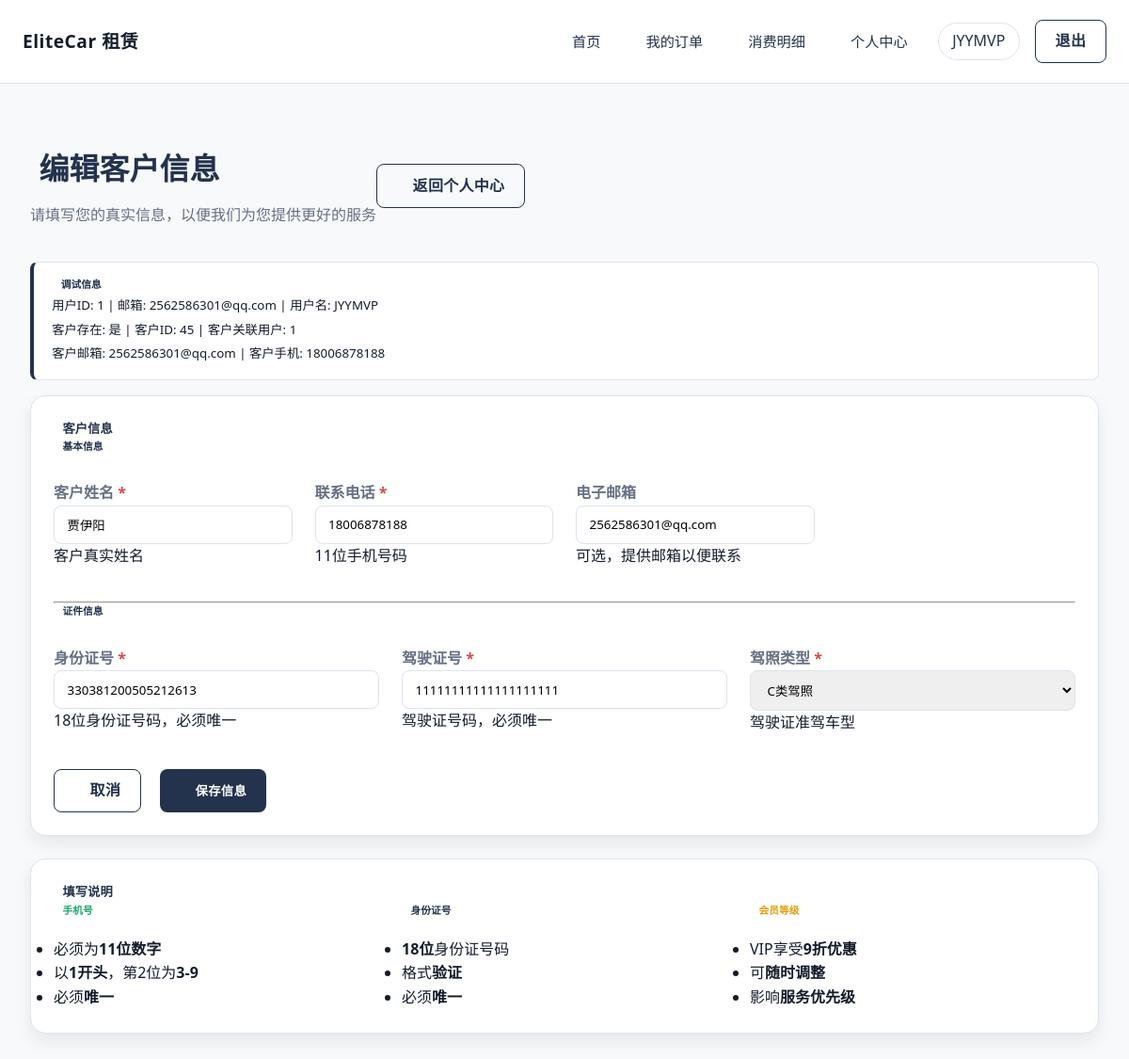
The app's page /accounts/customer-info/ (signed in) with its own data.
### customers/models.py (models this page shows, shortened)
class Customer(models.Model):
    MEMBER_LEVEL_CHOICES = [
        ('NORMAL', '普通会员'),
        ('VIP', 'VIP会员'),
    ]
    user = models.OneToOneField(
        User,
        on_delete=models.SET_NULL,
        related_name='customer_profile',
        blank=True,
        null=True,
        verbose_name='关联用户',
        help_text='关联的用户账号'
    )
    name = models.CharField(
        '姓名',
        max_length=100,
        help_text='客户姓名'
    )
    phone = models.CharField(
        '联系电话',
        max_length=20,
        validators=[
            RegexValidator(
                regex=r'^1[3-9]\d{9}$',
                message='请输入有效的手机号码'
            )
        ],
        help_text='11位手机号码'
    )
    email = models.EmailField(
        '邮箱',
        blank=True,
        null=True,
        help_text='电子邮箱地址'
    )
    id_card = models.CharField(
        '身份证号',
        max_length=18,
        unique=True,
        validators=[
            RegexValidator(
                regex=r'^[1-9]\d{5}(18|19|20)\d{2}((0[1-9])|(1[0-2]))(([0-2][1-9])|10|20|30|31)\d{3}[0-9Xx]$',
                message='请输入有效的身份证号码'
            )
        ],
        help_text='18位身份证号码'
    )
    license_number = models.CharField(
        '驾照号',
        max_length=20,
        unique=True,
        help_text='驾驶证号码'
    )
    license_type = models.CharField(
        '驾照类型',
        max_length=10,
        choices=[
            ('A', 'A类驾照'),
            ('B', 'B类驾照'),
            ('C', 'C类驾照'),
        ],
        default='C',
        help_text='驾驶证类型'
    )
    member_level = models.CharField(
        '会员等级',
        max_length=20,
        choices=MEMBER_LEVEL_CHOICES,
        default='NORMAL',
        help_text='客户会员等级'
    )
    created_at = models.DateTimeField(
        '创建时间',
        auto_now_add=True
    )
    updated_at = models.DateTimeField(
        '更新时间',
        auto_now=True
    )
    class Meta:
        db_table = 'customers'
        verbose_name = '客户'
        verbose_name_plural = '客户'
        ordering = ['-created_at']
        indexes = [
            models.Index(fields=['id_card']),
            models.Index(fields=['license_number']),
            models.Index(fields=['phone']),
            models.Index(fields=['member_level']),
        ]

### accounts/views.py (the view)
# urls.py: path('customer-info/', views.customer_info_view, name='customer_info'),
@login_required
@require_http_methods(["GET", "POST"])
def customer_info_view(request):
    user = request.user
    customer = get_customer_for_user(user)
    if request.method == 'POST':
        from customers.forms import CustomerForm
        form = CustomerForm(request.POST, instance=customer)
        if 'member_level' in form.fields:
            form.fields['member_level'].widget = forms.HiddenInput()
        if form.is_valid():
            try:
                with transaction.atomic():
                    customer = form.save(commit=False)
                    customer.user = user
                    if not customer.email and user.email:
                        customer.email = user.email
                    if not customer.member_level:
                        customer.member_level = 'NORMAL'
                    customer.save()
                    customer.refresh_from_db()
                    saved_customer = Customer.objects.filter(user=user).first()
                    if saved_customer and saved_customer.user == user:
                        messages.success(request, '客户信息保存成功！现在可以开始租车了。')
                        return redirect('accounts:profile')
                    else:
                        debug_info = f"用户ID: {user.id}, 客户ID: {customer.id if customer else 'None'}, 客户用户: {customer.user.id if customer and customer.user else 'None'}"
                        messages.error(request, f'客户信息保存失败。调试信息: {debug_info}')
            except Exception as e:
                import traceback
                error_detail = traceback.format_exc()
                print(f"保存客户信息错误详情: {error_detail}")
                messages.error(request, f'保存客户信息时出错：{str(e)}')
    else:
        from customers.forms import CustomerForm
        form = CustomerForm(instance=customer)
        if 'member_level' in form.fields:
            form.fields['member_level'].widget = forms.HiddenInput()
            form.fields['member_level'].initial = 'NORMAL'
        if not customer and user.email:
            form.fields['email'].initial = user.email
    debug_info = {
        'user_id': user.id,
        'user_email': user.email,
        'user_username': user.username,
        'customer_exists': customer is not None,
        'customer_id': customer.id if customer else None,
        'customer_user': customer.user.id if customer and customer.user else None,
        'customer_email': customer.email if customer else None,
        'customer_phone': customer.phone if customer else None,
    }
    context = {
        'form': form,
        'customer': customer,
        'title': '完善客户信息' if not customer else '编辑客户信息',
        'debug_info': debug_info,  # 调试信息
    }
    return render(request, 'accounts/customer_info.html', context)

### templates/accounts/customer_info.html (shortened to what this page needs)
{% extends "base_user.html" %}
{% load static %}
{% block content %}
<div class="profile-fullscreen">
    <div class="d-flex justify-content-between align-items-center mb-4">
        <div>
            <h1 class="mb-1">
                {{ title }}
            </h1>
            <p class="text-muted mb-0">请填写您的真实信息，以便我们为您提供更好的服务</p>
        </div>
        {% if customer %}
            <a href="{% url 'accounts:profile' %}" class="btn btn-outline-secondary">
                返回个人中心
            </a>
        {% endif %}
    </div>
    {% if debug_info %}
    <div class="alert alert-info mb-3">
        <h6>调试信息</h6>
        <small>
            用户ID: {{ debug_info.user_id }} |
            邮箱: {{ debug_info.user_email|default:"无" }} |
            用户名: {{ debug_info.user_username }}<br>
            客户存在: {{ debug_info.customer_exists|yesno:"是,否" }} |
            客户ID: {{ debug_info.customer_id|default:"无" }} |
            客户关联用户: {{ debug_info.customer_user|default:"无" }}<br>
            客户邮箱: {{ debug_info.customer_email|default:"无" }} |
            客户手机: {{ debug_info.customer_phone|default:"无" }}
        </small>
    </div>
    {% endif %}
    <div class="row">
        <div class="col-12">
            <div class="card shadow">
                <div class="card-header bg-primary text-white">
                    <h5 class="mb-0">
                        客户信息
                    </h5>
                </div>
                <div class="card-body p-4">
                    <form method="post" novalidate>
                        <div class="mb-4">
                            <h6 class="text-primary fw-bold mb-3">
                                基本信息
                            </h6>
                            <div class="row g-3">
                                <div class="col-md-6">
                                    <label for="{{ form.name.id_for_label }}" class="form-label fw-semibold">
                                        {{ form.name.label }} <span class="text-danger">*</span>
                                    </label>
                                    {{ form.name }}
                                    {% if form.name.help_text %}
                                        <div class="form-text">{{ form.name.help_text }}</div>
                                    {% endif %}
                                </div>
                                <div class="col-md-6">
                                    <label for="{{ form.phone.id_for_label }}" class="form-label fw-semibold">
                                        {{ form.phone.label }} <span class="text-danger">*</span>
                                    </label>
                                    {{ form.phone }}
                                    {% if form.phone.help_text %}
                                        <div class="form-text">{{ form.phone.help_text }}</div>
                                    {% endif %}
                                </div>
                                <div class="col-md-6">
                                    <label for="{{ form.email.id_for_label }}" class="form-label fw-semibold">
                                        {{ form.email.label }}
                                    </label>
                                    {{ form.email }}
                                    {% if form.email.help_text %}
                                        <div class="form-text">{{ form.email.help_text }}</div>
                                    {% endif %}
                                </div>
                                {% if form.member_level %}
                                    <div class="col-md-6">
                                    </div>
                                {% endif %}
                            </div>
                        </div>
                        <hr class="my-4">
                        <div class="mb-4">
                            <h6 class="text-primary fw-bold mb-3">
                                证件信息
                            </h6>
                            <div class="row g-3">
                                <div class="col-md-4">
                                    <label for="{{ form.id_card.id_for_label }}" class="form-label fw-semibold">
                                        {{ form.id_card.label }} <span class="text-danger">*</span>
                                    </label>
                                    {{ form.id_card }}
                                    {% if form.id_card.help_text %}
                                        <div class="form-text">{{ form.id_card.help_text }}</div>
                                    {% endif %}
                                </div>
                                <div class="col-md-4">
                                    <label for="{{ form.license_number.id_for_label }}" class="form-label fw-semibold">
                                        {{ form.license_number.label }} <span class="text-danger">*</span>
                                    </label>
                                    {{ form.license_number }}
                                    {% if form.license_number.help_text %}
                                        <div class="form-text">{{ form.license_number.help_text }}</div>
                                    {% endif %}
                                </div>
                                <div class="col-md-4">
                                    <label for="{{ form.license_type.id_for_label }}" class="form-label fw-semibold">
                                        {{ form.license_type.label }} <span class="text-danger">*</span>
                                    </label>
                                    {{ form.license_type }}
                                    {% if form.license_type.help_text %}
                                        <div class="form-text">{{ form.license_type.help_text }}</div>
                                    {% endif %}
                                </div>
                            </div>
                        </div>
                        <div class="d-flex justify-content-end gap-3 mt-4 pt-3 border-top">
                            <a href="{% url 'accounts:profile' %}" class="btn btn-outline-secondary px-4">
                                取消
                            </a>
                            <button type="submit" class="btn btn-primary px-5">
                                保存信息
                            </button>
                        </div>
                    </form>
                </div>
            </div>
            <div class="card shadow mt-4">
                <div class="card-header bg-info text-white">
                    <h5 class="mb-0">
                        填写说明
                    </h5>
                </div>
                <div class="card-body">
                    <div class="row g-3">
                        <div class="col-md-4">
                            <div class="p-3 rounded bg-light border-start border-success border-4">
                                <h6 class="fw-bold text-success mb-2">
                                    手机号
                                </h6>
                                <ul class="small mb-0 ps-3">
                                    <li>必须为<strong>11位数字</strong></li>
                                    <li>以<strong>1开头</strong>，第2位为<strong>3-9</strong></li>
                                    <li>必须<strong>唯一</strong></li>
                                </ul>
                            </div>
                        </div>
                        <div class="col-md-4">
                            <div class="p-3 rounded bg-light border-start border-primary border-4">
                                <h6 class="fw-bold text-primary mb-2">
                                    身份证号
                                </h6>
                                <ul class="small mb-0 ps-3">
                                    <li><strong>18位</strong>身份证号码</li>
                                    <li>格式<strong>验证</strong></li>
                                    <li>必须<strong>唯一</strong></li>
                                </ul>
                            </div>
                        </div>
                        <div class="col-md-4">
                            <div class="p-3 rounded bg-light border-start border-warning border-4">
                                <h6 class="fw-bold text-warning mb-2">
                                    会员等级
                                </h6>
                                <ul class="small mb-0 ps-3">
                                    <li>VIP享受<strong>9折优惠</strong></li>
                                    <li>可<strong>随时调整</strong></li>
                                    <li>影响<strong>服务优先级</strong></li>
                                </ul>
                            </div>
                        </div>
                    </div>
                </div>
            </div>
        </div>
    </div>
</div>
{% endblock %}

### templates/base_user.html (shortened to what this page needs)
{% load static %}
<!DOCTYPE html>
<html lang="zh-CN">
<head>
    <link href="{% static 'css/style.css' %}" rel="stylesheet">
</head>
<body>
    <div class="main-content" style="margin-left:0;">
        <nav class="navbar business-nav">
            <a class="nav-brand" href="{% url 'accounts:home' %}">
                EliteCar 租赁
                </a>
            <div class="nav-links">
                <a class="nav-link" href="{% url 'accounts:home' %}">首页</a>
                    {% if user.is_authenticated %}
                    <a class="nav-link" href="{% url 'accounts:my_orders' %}">我的订单</a>
                    <a class="nav-link" href="{% url 'accounts:consumption_report' %}">消费明细</a>
                    <a class="nav-link" href="{% url 'accounts:profile' %}">个人中心</a>
                    <span class="user-chip">{{ user.username }}</span>
                    <a class="btn btn-outline-secondary" href="{% url 'accounts:logout' %}">退出</a>
                    {% else %}
                    <a class="btn btn-outline-secondary" href="{% url 'accounts:login' %}">登录</a>
                    <a class="btn btn-accent" href="{% url 'accounts:register' %}">注册</a>
                    {% endif %}
            </div>
        </nav>
        <div class="page-content-wrapper">
            <div class="container-fluid px-0">
                {% block content %}{% endblock %}
            </div>
        </div>
    </div>
</body>
</html>

### records on screen
Customer: customer_email "2562586301@qq.com", customer_phone "18006878188", name "贾伊阳", phone "18006878188", email "2562586301@qq.com", id_card "330381200505212613", license_number "11111111111111111111", license_type "C类驾照"

### other values on screen
{{ user.username }} "JYYMVP"
{{ title }} "编辑客户信息"
{{ debug_info.user_id }} "1"
{{ debug_info.user_email|default:"无" }} "2562586301@qq.com"
{{ debug_info.user_username }} "JYYMVP"
{{ debug_info.customer_exists|yesno:"是,否" }} "是"
{{ debug_info.customer_id|default:"无" }} "45"
{{ debug_info.customer_user|default:"无" }} "1"
